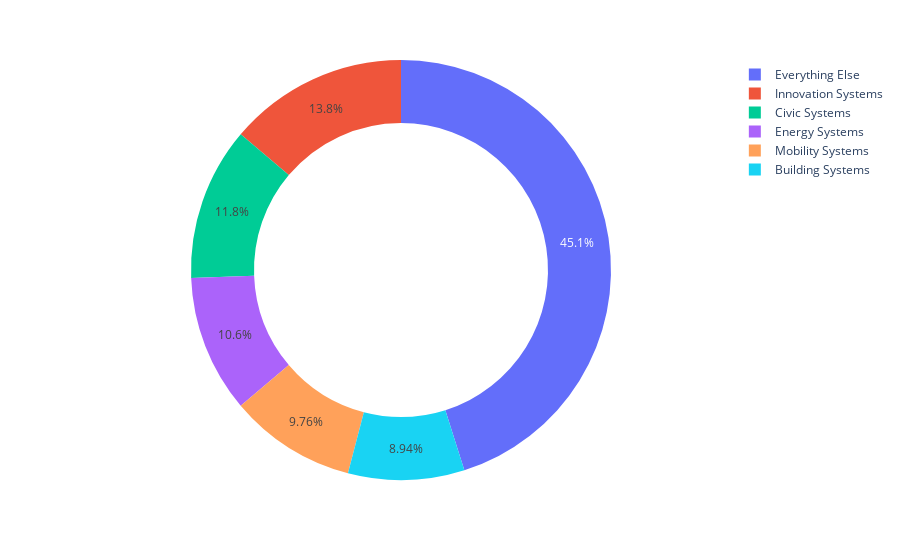

The notebook cell saved with this chart:
### Code cell
#df = px.data.gapminder().query("year == 2007").query("continent == 'Europe'")
#df.loc[df['pop'] < 2.e6, 'country'] = 'Other countries' # Represent only large countries
px.pie(values=category_counts_agg, names=category_counts_agg.index, hole=0.7)

### Figure 1 — Plotly figure (JSON) as saved in the notebook; plotly's stock layout.template omitted (floating-point values rounded to 4 significant figures)
{"data": [{"domain": {"x": [0, 1], "y": [0, 1]}, "hole": 0.7, "hovertemplate": "label=%{label}<br>value=%{value}<extra></extra>", "labels": ["Innovation Systems", "Civic Systems", "Energy Systems", "Mobility Systems", "Building Systems", "Everything Else"], "legendgroup": "", "name": "", "showlegend": true, "type": "pie", "values": [34, 29, 26, 24, 22, 111]}], "layout": {"legend": {"tracegroupgap": 0}, "margin": {"t": 60}}}
